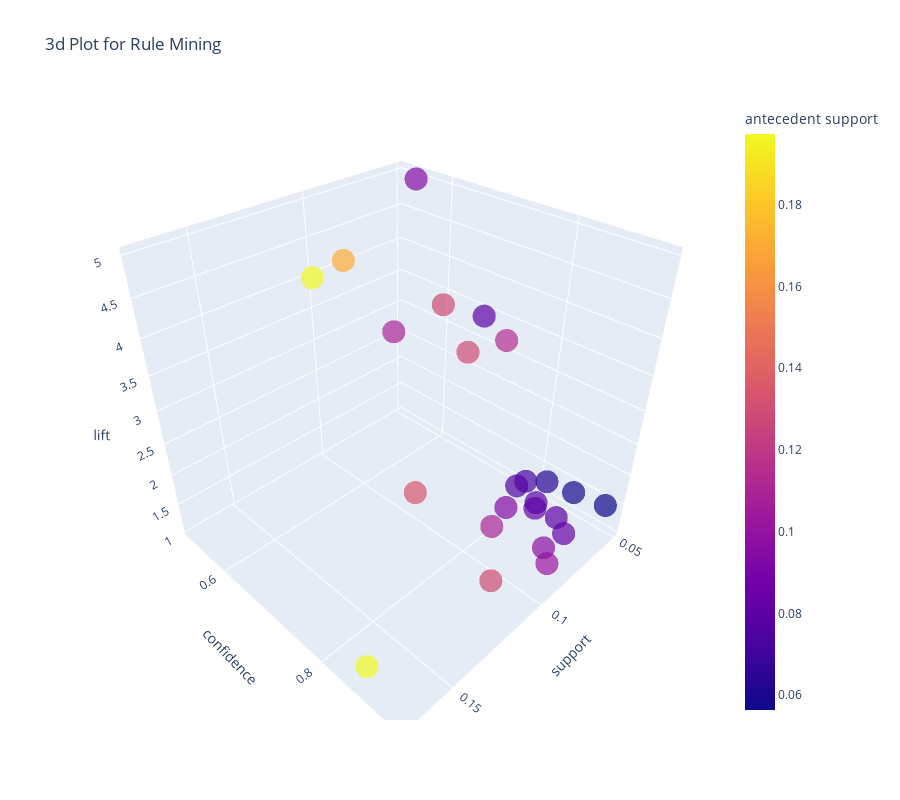

Notebook cell for this chart:
### Code cell
plot_model(a1, plot='3d')

### Figure 1 — Plotly figure (JSON) as saved in the notebook; plotly's stock layout.template omitted (floating-point values rounded to 4 significant figures)
{"data": [{"customdata": [["ROUND SNACK BOXES SET OF4 WOODLAND ", "POSTAGE"], ["PLASTERS IN TIN STRONGMAN", "POSTAGE"], ["PLASTERS IN TIN SPACEBOY", "POSTAGE"], ["WOODLAND CHARLOTTE BAG", "POSTAGE"], ["ROUND SNACK BOXES SET OF 4 FRUITS ", "POSTAGE"], ["SPACEBOY LUNCH BOX ", "POSTAGE"], ["ROUND SNACK BOXES SET OF4 WOODLAND ", "POSTAGE"], ["LUNCH BAG WOODLAND", "POSTAGE"], ["6 RIBBONS RUSTIC CHARM", "POSTAGE"], ["JUMBO BAG WOODLAND ANIMALS", "POSTAGE"], ["ROUND SNACK BOXES SET OF 4 FRUITS ", "ROUND SNACK BOXES SET OF4 WOODLAND "], ["PLASTERS IN TIN WOODLAND ANIMALS", "POSTAGE"], ["STRAWBERRY LUNCH BOX WITH CUTLERY", "POSTAGE"], ["PLASTERS IN TIN CIRCUS PARADE ", "POSTAGE"], ["ROUND SNACK BOXES SET OF 4 FRUITS ", "ROUND SNACK BOXES SET OF4 WOODLAND "], ["JAM MAKING SET PRINTED", "POSTAGE"], ["RED TOADSTOOL LED NIGHT LIGHT", "POSTAGE"], ["ROUND SNACK BOXES SET OF 4 FRUITS ", "ROUND SNACK BOXES SET OF4 WOODLAND "], ["SPACEBOY LUNCH BOX ", "ROUND SNACK BOXES SET OF4 WOODLAND "], ["REGENCY CAKESTAND 3 TIER", "POSTAGE"], ["ROUND SNACK BOXES SET OF4 WOODLAND ", "ROUND SNACK BOXES SET OF 4 FRUITS "], ["PLASTERS IN TIN CIRCUS PARADE ", "PLASTERS IN TIN WOODLAND ANIMALS"], ["ROUND SNACK BOXES SET OF4 WOODLAND ", "ROUND SNACK BOXES SET OF 4 FRUITS "], ["PLASTERS IN TIN WOODLAND ANIMALS", "ROUND SNACK BOXES SET OF4 WOODLAND "]], "hovertemplate": "support=%{x}<br>confidence=%{y}<br>lift=%{z}<br>antecedents=%{customdata[0]}<br>consequents=%{customdata[1]}<br>antecedent support=%{marker.color}<extra></extra>", "legendgroup": "", "marker": {"color": [0.1028, 0.0564, 0.0846, 0.0978, 0.1294, 0.0796, 0.1973, 0.0597, 0.0829, 0.0796, 0.1144, 0.1095, 0.063, 0.0945, 0.1294, 0.0713, 0.0779, 0.1294, 0.0796, 0.1343, 0.1708, 0.0945, 0.1973, 0.1095], "coloraxis": "coloraxis", "opacity": 0.7, "symbol": "circle"}, "mode": "markers", "name": "", "scene": "scene", "showlegend": false, "type": "scatter3d", "x": [0.0945, 0.0514, 0.0763, 0.0879, 0.1144, 0.0697, 0.1708, 0.0514, 0.0697, 0.0663, 0.0945, 0.0896, 0.0514, 0.0763, 0.1028, 0.0564, 0.0614, 0.0945, 0.0547, 0.0912, 0.0945, 0.0514, 0.1028, 0.0564], "y": [0.9194, 0.9118, 0.902, 0.8983, 0.8846, 0.875, 0.8655, 0.8611, 0.84, 0.8333, 0.8261, 0.8182, 0.8158, 0.807, 0.7949, 0.7907, 0.7872, 0.7308, 0.6875, 0.679, 0.5534, 0.5439, 0.521, 0.5152], "z": [1.447, 1.435, 1.42, 1.414, 1.393, 1.378, 1.363, 1.356, 1.323, 1.312, 4.186, 1.288, 1.284, 1.271, 4.028, 1.245, 1.239, 4.278, 3.484, 1.069, 4.278, 4.969, 4.028, 2.61]}], "layout": {"coloraxis": {"colorbar": {"title": {"text": "antecedent support"}}, "colorscale": [[0, "#0d0887"], [0.1111, "#46039f"], [0.2222, "#7201a8"], [0.3333, "#9c179e"], [0.4444, "#bd3786"], [0.5556, "#d8576b"], [0.6667, "#ed7953"], [0.7778, "#fb9f3a"], [0.8889, "#fdca26"], [1, "#f0f921"]]}, "height": 800, "legend": {"tracegroupgap": 0}, "scene": {"domain": {"x": [0, 1], "y": [0, 1]}, "xaxis": {"title": {"text": "support"}}, "yaxis": {"title": {"text": "confidence"}}, "zaxis": {"title": {"text": "lift"}}}, "title": {"text": "3d Plot for Rule Mining"}, "width": 900}}
